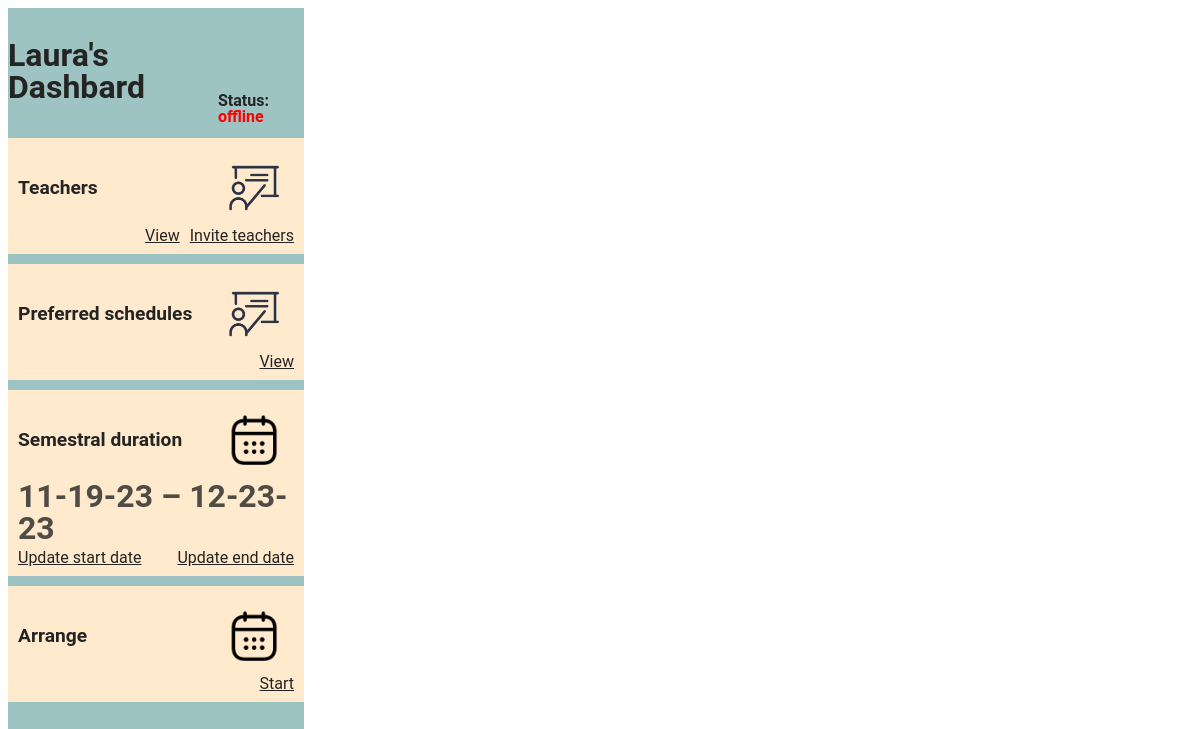
The page /lauraDashboard.php on the database as committed earlier.
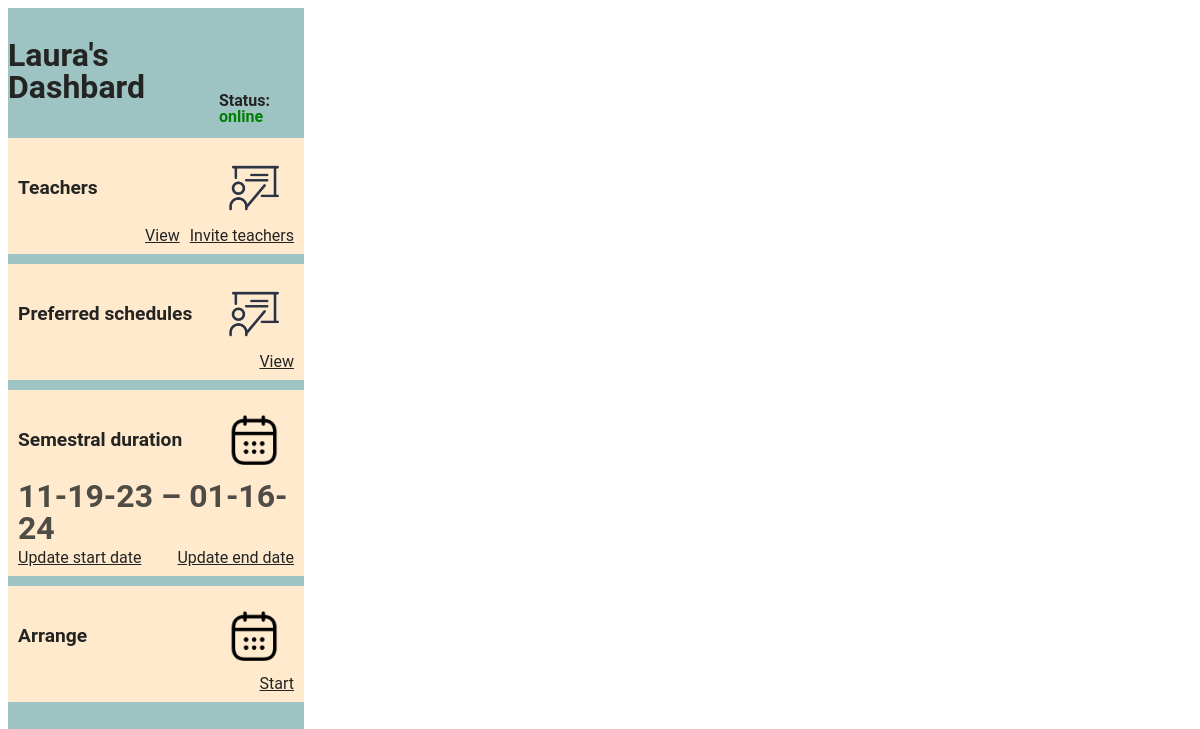
The same page on the database as committed later.
### tables this page shows
CREATE TABLE `program_status` (
  `id` int(11) NOT NULL AUTO_INCREMENT,
  `is_ongoing` tinyint(1) DEFAULT NULL,
  `start_time` date DEFAULT NULL,
  `end_time` date DEFAULT NULL,
  PRIMARY KEY (`id`)
);

### functions.php (called while the page is built, shortened)
<?php
    function getStatus() {
        include 'connect_db.php';
        $query = $connect->prepare('SELECT is_ongoing FROM program_status;');
        $query->execute();
        $result = $query->fetchColumn();
        if ($result !== false) {
            $status = ($result == 1) ? 'Online' : 'Offline';
            return $status;
        } else {
            return 'err';
        }
    }
    function getStart() {
        include 'connect_db.php';
        $stmt = $connect->prepare('select start_time from program_status;');
        if ($stmt->execute()) {
            $time = $stmt->fetchColumn();
            $dateOnly = date('m-d-y', strtotime($time));
            return $dateOnly;
        }
    }
    function getEnd() {
        include 'connect_db.php';
        $stmt = $connect->prepare('select end_time from program_status;');
        if ($stmt->execute()) {
            $time = $stmt->fetchColumn();
            $dateOnly = date('m-d-y', strtotime($time));
            return $dateOnly;
        }
    }
?>

### lauraDashboard.php (the view, shortened to what this page needs)
<?php
include 'functions.php';
$status = getStatus();
$start = getStart();
$end = getEnd();
?>
<!DOCTYPE html>
<html lang="en">
    <head>
        <link rel="stylesheet" href="styles2.css">
    </head>
    <body>
        <div class="main-nav">
            <?php
            if ($status === "Offline") {
                echo "
                <div class='page-header'>
                    <h1>Laura's Dashbard</h1>
                    <p style='align-self: flex-end;'><b>Status: </b><b style='color:red'>offline</b></p>
                </div>
                <div class='stick-main'>
                    <div class='item'>
                        <div class='from-sys'>
                            <b>Teachers &nbsp</b>
                            <img src='/2d_room_reservation/img/teacher.png' alt='Icon'>
                        </div>
                        <div class='function'>
                            <a class='btn' id='view-teachers'>
                                View
                            </a>
                            <a class='btn' id='viewTokens'>
                                Invite teachers
                            </a>
                        </div>
                    </div>
                    <div class='item'>
                        <div class='from-sys'>
                            <b>Preferred schedules &nbsp</b>
                            <img src='/2d_room_reservation/img/teacher.png' alt='Icon'>
                        </div>
                        <div class='function'>
                            <a class='btn' id='view-schedules' onclick='callTeacherSchedule()'>
                                View
                            </a>
                        </div>
                    </div>
                    <div class='item'>
                        <div class='from-sys'>
                            <b>Semestral duration &nbsp</b>
                            <img src='/2d_room_reservation/img/calendar.png' alt='token_icon'>
                        </div>
                        <p class='numerical-sys-data'>$start – $end</p>
                        <div class='from-sys'>
                            <a class='btn' id='change_s_time' onclick='processDateRange(0)'>
                                Update start date
                            </a>
                            <a class='btn' id='change_e_time' onclick='processDateRange(1)'>
                                Update end date
                            </a>
                        </div>
                    </div>
                    <div class='item'>
                        <div class='from-sys'>
                            <b>Arrange &nbsp</b>
                            <img src='/2d_room_reservation/img/calendar.png' alt='token_icon'>
                        </div>
                        <div class='function'>
                            <a class='btn' id='view-schedules' onclick='arrangeSchedule(); callRoomSchedule(); callTeacherSubject()'>
                                Start
                            </a>
                        </div>
                    </div>
                </div>
                ";
                } elseif ($status === 'Online') {
                    echo "
                    <div class='page-header'>
                        <h1>Laura's Dashbard</h1>
                        <p style='align-self: flex-end;'><b>Status: </b><b style='color:green'>online</b></p>
                    </div>
                    <div class='stick-main'>
                        <div class='item'>
                            <div class='from-sys'>
                                <b>Teachers &nbsp</b>
                                <img src='/2d_room_reservation/img/teacher.png' alt='Icon'>
                            </div>
                            <div class='function'>
                                <a class='btn' id='view-teachers'>
                                    View
                                </a>
                                <a class='btn' id='viewTokens'>
                                    Invite teachers
                                </a>
                            </div>
                        </div>
                        <div class='item'>
                            <div class='from-sys'>
                                <b>Preferred schedules &nbsp</b>
                                <img src='/2d_room_reservation/img/teacher.png' alt='Icon'>
                            </div>
                            <div class='function'>
                                <a class='btn' id='view-schedules' onclick='callTeacherSchedule()'>
                                    View
                                </a>
                            </div>
                        </div>
                        <div class='item'>
                            <div class='from-sys'>
                                <b>Semestral duration &nbsp</b>
                                <img src='/2d_room_reservation/img/calendar.png' alt='token_icon'>
                            </div>
                            <p class='numerical-sys-data'>$start – $end</p>
                            <div class='from-sys'>
                                <a class='btn' id='change_s_time' onclick='processDateRange(0)'>
                                    Update start date
                                </a>
                                <a class='btn' id='change_e_time' onclick='processDateRange(1)'>
                                    Update end date
                                </a>
                            </div>
                        </div>
                        <div class='item'>
                            <div class='from-sys'>
                                <b>Arrange &nbsp</b>
                                <img src='/2d_room_reservation/img/calendar.png' alt='token_icon'>
                            </div>
                            <div class='function'>
                                <a class='btn' id='view-schedules' onclick='arrangeSchedule(); callRoomSchedule(); callTeacherSubject()'>
                                    Start
                                </a>
                            </div>
                        </div>
                    </div>
                    ";
                }
            ?>
        </div>
        <div id="output_section" class="output" >
        </div>
    </body>
</html>

### styles2.css (style rules this page uses)
* { color: #242423; font-family: 'Roboto', sans-serif; line-height: 1; }
body { height: 100vh; }
.output { display: flex; flex-direction: column; justify-content: flex-start; align-items: center; gap: 1.5rem; }
.main-nav { display: flex; flex-wrap: wrap; align-items: center; flex-direction: column; gap: 3px; }
.item { display: flex; width: 100%; justify-content: space-around; box-sizing: border-box; background-color: rgb(255, 234, 206); flex-direction: column; padding: 10px; }
.page-header { display: flex; justify-content: space-around; padding: 10px 0; }
.stick-main { display: flex; width: 100%; gap: 10px; flex-direction: column; position: sticky; top: 0; }
.item .from-sys { display: flex; justify-content: space-between; text-align: center; align-items: center; }
.from-sys b { font-size: 1.2rem; }
.function { display: flex; justify-content: end; gap: 10px; }
.item img { width: 50px; height: 50px; background-size: contain; display: inline-block; padding: 15px; }
.btn { width: fit-content; cursor: pointer; align-self: flex-end; text-decoration: underline; }
.numerical-sys-data { font-weight: bold; height: 70px; align-self: center; font-weight: bold; font-size: 32px; opacity: 80%; }
p { margin: 0; padding: 0; }
body { display: grid; grid-template-columns: 1fr 3fr; }
.main-nav { background-color: #9DC3C2; }

Rows that differ between the two databases and show on the page:
changed program_status: is_ongoing 0 → 1 (drawn); end_time "12-23-23" → "01-16-24"
Other text that changed with them:
text no longer shown: "offline"
text now shown: "online"
